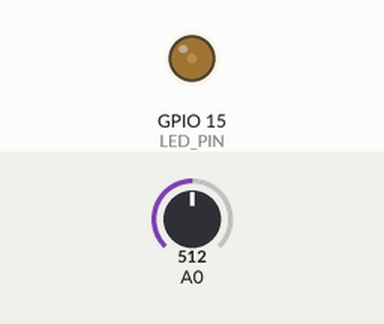
This sketch was run on a simulated ESP8266 (NodeMCU). Parts: output pins drawn as LEDs (lit = HIGH). The test bench sets the inputs (shaded band); at power-on: A0 = 512 (analog values on the 0–1023 scale). What the sketch prints to the serial monitor is not drawn.

Above: at 1.2 s.
1.3 s: A0 set to 0
At 2.25 s:
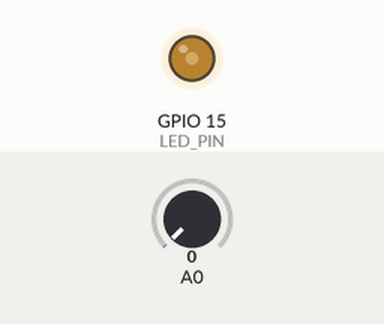
4.3 s: A0 set to 122
At 4.66 s:
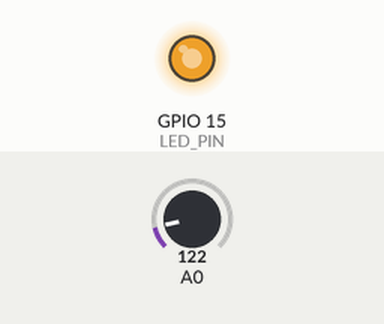
Timing chart, 0 to 13.3 s (numbered marks = the images above; inputs shaded):
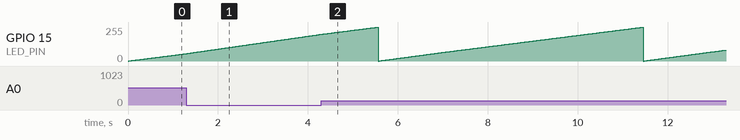

The sketch:

Lab1.ino
```cpp
const int LED_PIN = 15;
const int DAC_RANGE = 4096;
int counter = 0;


void setup() {// the setup function runs once
  Serial.begin(115200);
  analogReadResolution(12); //default is 10
  analogWriteFreq(60000); //60KHz, about max
  analogWriteRange(DAC_RANGE); //100% duty cycle
}

void loop() {// the loop function runs cyclically
  int read_adc;
  analogWrite(LED_PIN, counter); // set led PWM
  delay(1); //delay 1ms
  read_adc = analogRead(A0); // read analog voltage
  counter = counter + 1;
  if (counter > DAC_RANGE) // if counter saturates
  counter = 0; // reset counter
  //format that Serial Plotter likes
  Serial.print(0); Serial.print(" ");
  Serial.print(DAC_RANGE); Serial.print(" ");
  Serial.print(read_adc); Serial.print(" ");
  Serial.print(counter); Serial.println();
}
```

Measured:
- by itself, GPIO 15 (LED_PIN): ramps from 0/255 to 254/255 and jumps back, once every 5.9 s
